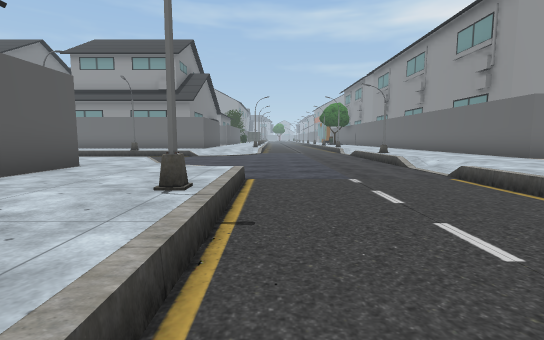
view 1 (above)

24 first-person views from a walk through a 3-D level made in the Unity game engine. The camera is 1.5 m above the floor, tilts 6° down and sees 85° across. Doors are open. The floor is counted in squares, 2 m on a side. Each view is taken from the middle of a square. On the plan, view 1 faces up. The plan holds only what a view shows up to about 10 squares ahead; the rest is blank. The place goes on beyond the plan. The player is left out. Some animated figures are not drawn. Some surface patterns are stand-ins.

view 2
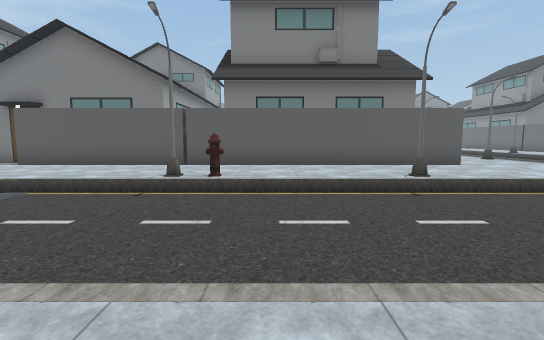

view 3
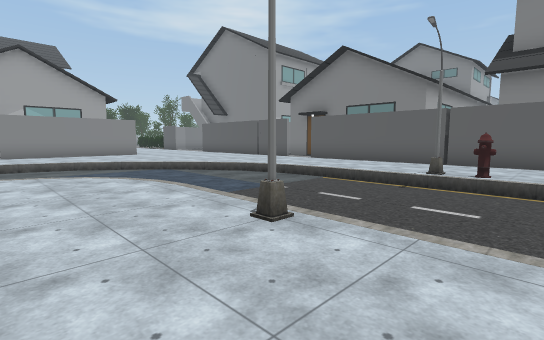

view 4
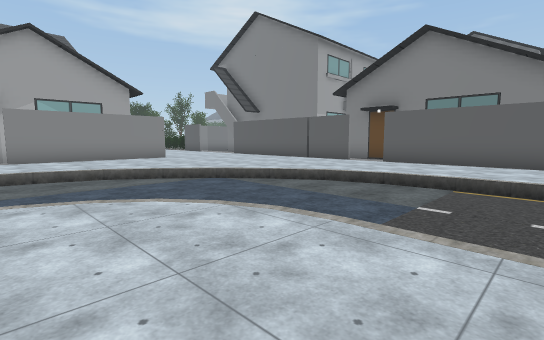

view 5
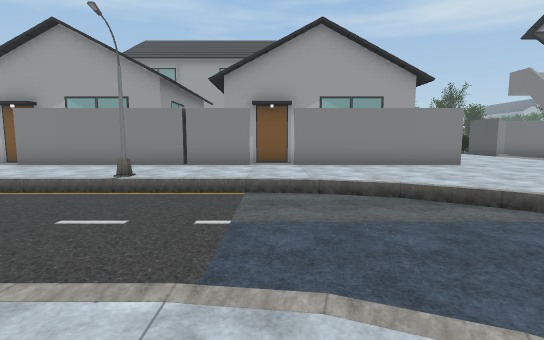

view 6
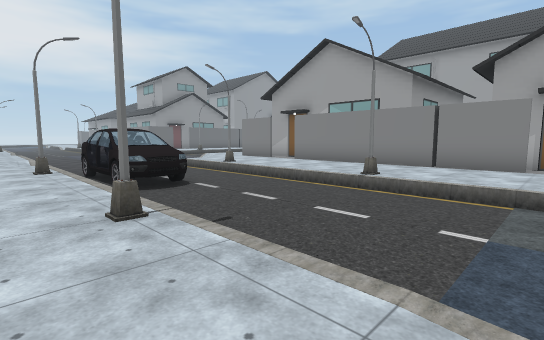

view 7
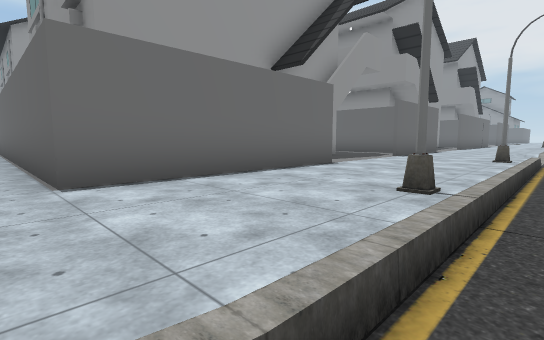

view 8
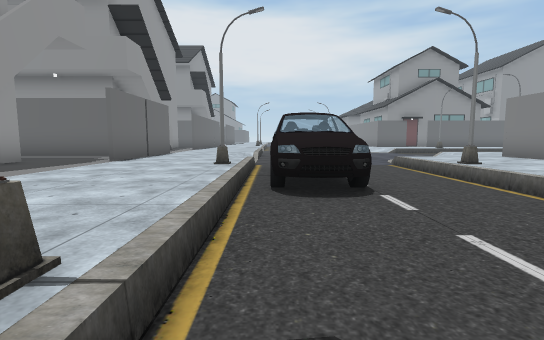

view 9
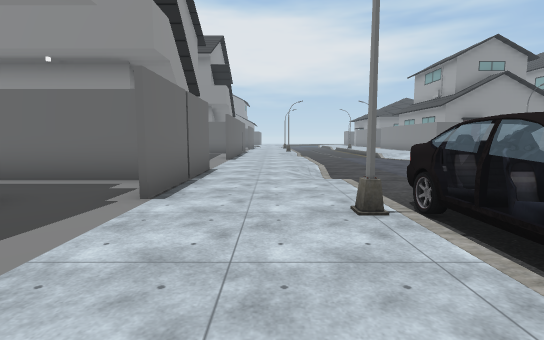

view 10
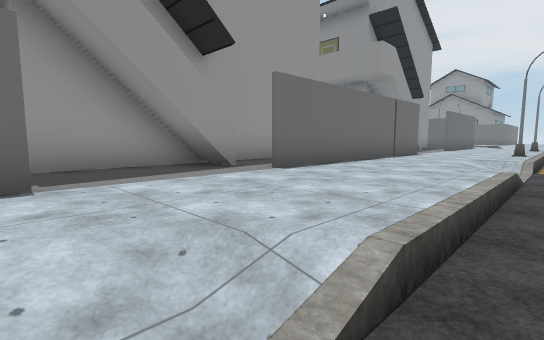

view 11
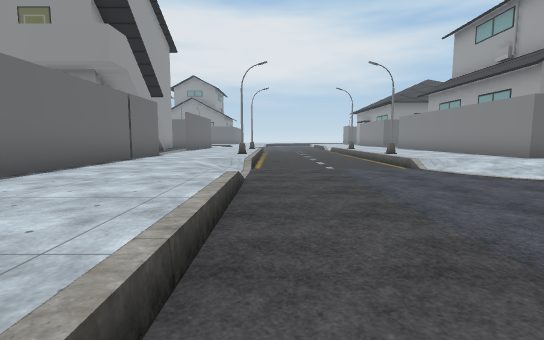

view 12
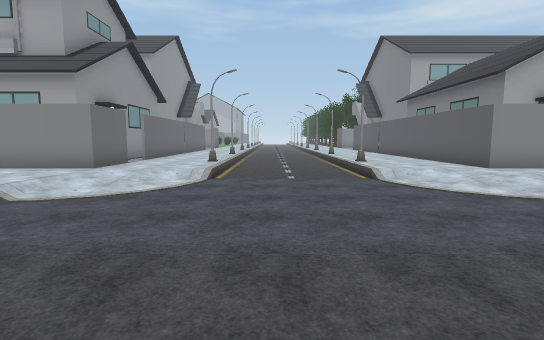

view 13
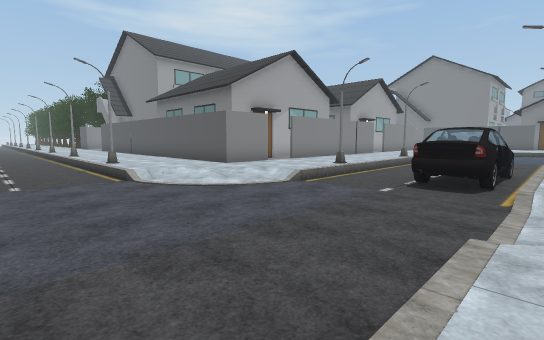

view 14
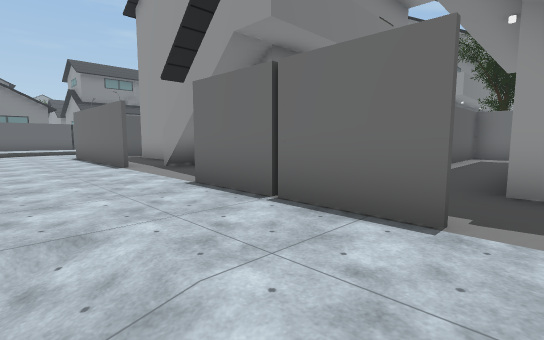

view 15
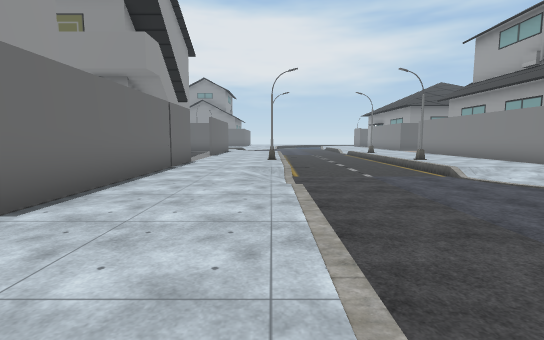

view 16
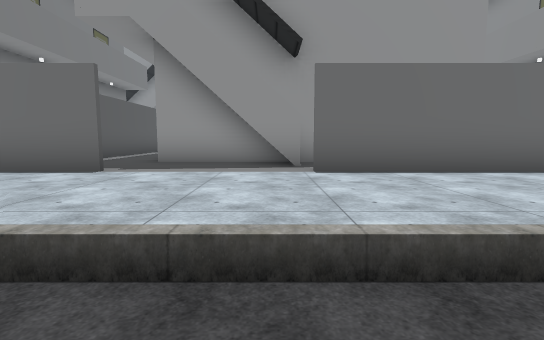

view 17
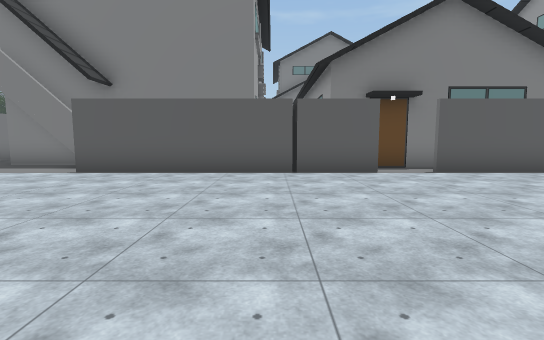

view 18
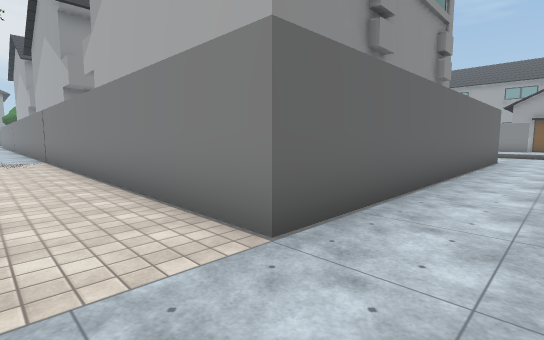

view 19
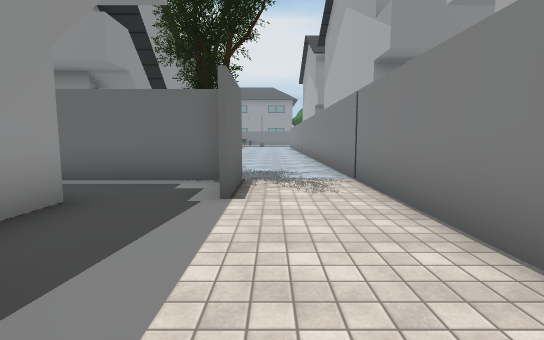

view 20
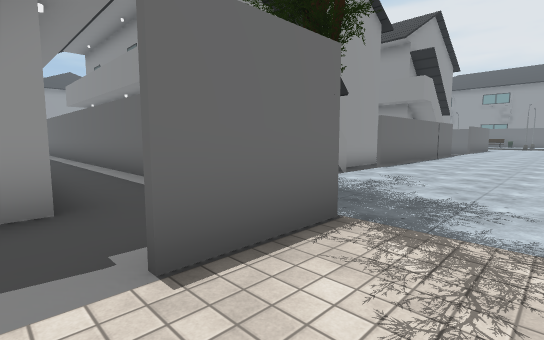

view 21
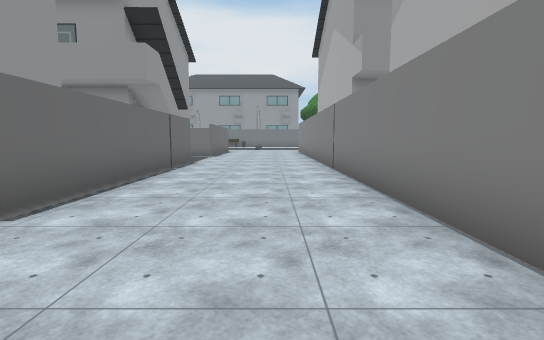

view 22
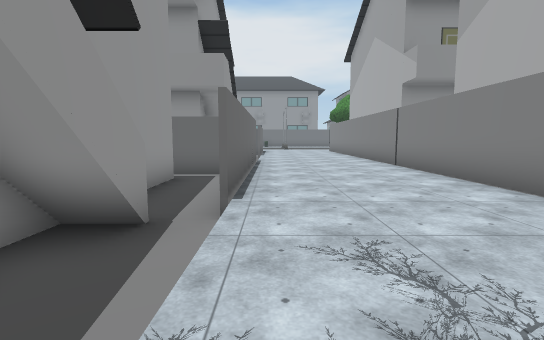

view 23
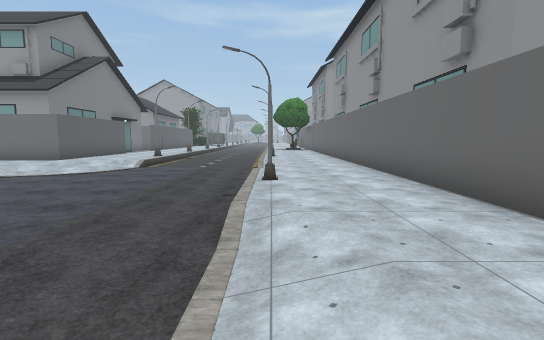

view 24
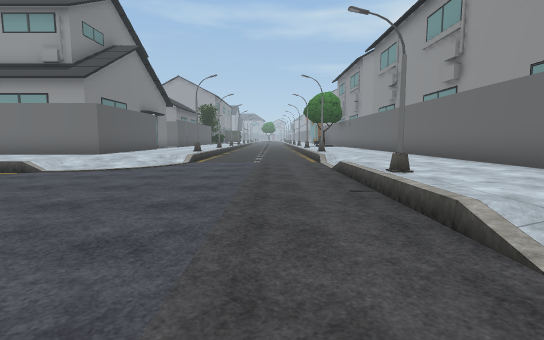

### Floor plan
Key: @ floor where view 1 was taken; # wall or solid block; . main floor; - floor 0.5 m lower than the main floor; / step, stairs or slope; D open door; ^ raised ledge; H house; P pole; T tree; O other object.
Columns run from 7 left of view 1 to 29 right of it. Each row starts with its distance up from view 1.
 16 HHHH...----...#        .#
 15  ....//----/..#       ..#
 14   ..//-----/..#       ..#
 13    ./------/..#       ..#
 12    --------...#       ..#         #
 11     -------P..#       ..#  -##   ##
 10      ------...#      #.## ---#######
  9     -------...#      ..# ............
  8  O../------/..#    ...##T............
  7   ..//-----/.........................
  6    ..//----/.........................
  5   HH...----...HHHHHHHHHHHHHHHHHHHHHHH
  4   HH...----...HHHHHHHH  H HHHHHHH H H
  3   HH..P---- ..H      H  H         H H
  2   HH...---- ..HH     H  H H
  1   HH...----...HH     H  H H         H
  0   HH...@---...HH     H  H H       H H
 -1  HHH..O----...HH     H  H H       H H
 -2 HHHH..P----P..HHHHHHHH  H HHHHHHHHH H
 -3   HH...----...H    H    H   H    HH
 -4   HH...----...HHHHH   HHHH   HHHHHHH
 -5   HH...----..........................
 -6   HH...----/.........................
 -7   HH.../----/...P....P..///....///..P
 -8   H.....-----------^DDD--------------
 -9 HHHH..../----------#DDD--------------
-10 HHHH...../---------------------------
-11 HH H......./-------------------------
-12   HH............P....P../--------/..P
-13   HH....................//------//...
-14   HH.....................//----//....
-15   HH....HHHHH.HHHHHHH.HH...----...HHH
-16   HH... H   HHHHHHH  HHH...----...HHH
-17   H            HH   HHHH..P----P.. HH

Positions as (right, up) in squares from view 1, and headings:
1: (0, 0), facing up
2: (5, 0), facing left
3: (6, 0), facing down-left
4: (6, -3), facing down-left
5: (6, -6), facing down
6: (6, -6), facing down-right
7: (6, -8), facing up-right
8: (8, -8), facing right
9: (11, -6), facing right
10: (18, -8), facing up-right
11: (19, -8), facing right
12: (22, -7), facing down
13: (22, -7), facing down-left
14: (19, -7), facing up-left
15: (19, -7), facing right
16: (21, -9), facing up
17: (3, -11), facing left
18: (5, 7), facing down-right
19: (11, 7), facing right
20: (14, 6), facing up-right
21: (19, 7), facing right
22: (18, 9), facing right
23: (4, 5), facing up
24: (2, 6), facing up
